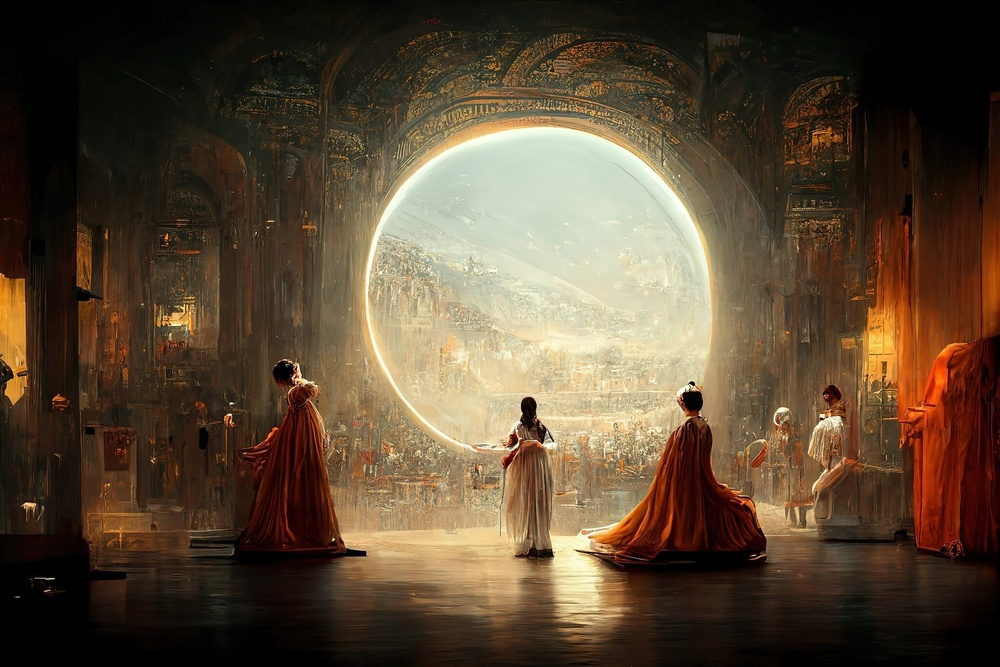
#> input picture theatre-dopera-spatial.jpg, 1000 x 667 px, shrunk from 2048 x 1365 before the run
$ jupyter execute quantization.ipynb
#> lines starting #> are read from the running program, lines starting #| are printed output that depends on the picture
[cell 1]
import os
import time
import bisect
import numpy as np
import matplotlib.pyplot as plt
import matplotlib.image as mpimg

[cell 2]
def quantize(flat_img, intervals=5, bins=256):
    '''
    Perform quantization of range on a flattened image.

    Parameters
    ----------
    flat_img : numpy.ndarray
        A flattened image.
    intervals : int, optional
        Number of intervals (in the range of the image). The default is 5.
    bins : int, optional
        Number of bins. The default is 256.

    Returns
    -------
    numpy.ndarray
        Quantized (flat) image.
    '''
    hist, _ = np.histogram(flat_img, bins)
    max_pixels_per_interval = len(flat_img)/intervals

    upper_bounds = [0]
    reconstr_vals = []

    pixels_in_interval = 0  # number of pixels in the current interval
    reconstr_val = 0  # reconstruction value of the current interval
    for i in range(bins):
        pixels_in_interval += hist[i]
        reconstr_val += i * hist[i]
        if pixels_in_interval > max_pixels_per_interval:
            upper_bounds.append(i)
            reconstr_vals.append(reconstr_val/pixels_in_interval)
            pixels_in_interval = 0
    upper_bounds.append(i)
    reconstr_vals.append(reconstr_val/pixels_in_interval)

    flat_quant = []
    for val in flat_img:
        # NOTE could use binary search here since upper_bounds is sorted
        for i in range(intervals):
            if upper_bounds[i] <= val < upper_bounds[i+1]:
                flat_quant.append(reconstr_vals[i])
                break
    return np.array(flat_quant)

def quantize_bs(flat_img, intervals=5, bins=256):
    '''
    Perform quantization of range on a flattened image.

    Parameters
    ----------
    flat_img : numpy.ndarray
        A flattened image.
    intervals : int, optional
        Number of intervals (in the range of the image). The default is 5.
    bins : int, optional
        Number of bins. The default is 256.

    Returns
    -------
    numpy.ndarray
        Quantized (flat) image.
    '''
    hist, _ = np.histogram(flat_img, bins)
    max_pixels_per_interval = len(flat_img)/intervals

    upper_bounds = [0]
    reconstr_vals = []

    pixels_in_interval = 0  # number of pixels in the current interval
    reconstr_val = 0  # reconstruction value of the current interval
    for i in range(bins):
        pixels_in_interval += hist[i]
        reconstr_val += i * hist[i]
        if pixels_in_interval > max_pixels_per_interval:
            upper_bounds.append(i)
            reconstr_vals.append(reconstr_val/pixels_in_interval)
            pixels_in_interval = 0
    upper_bounds.append(i)
    reconstr_vals.append(reconstr_val/pixels_in_interval)

    flat_quant = []
    for val in flat_img:
        i = bisect.bisect_right(upper_bounds, val)
        flat_quant.append(reconstr_vals[i-1])
    return np.array(flat_quant)

[cell 3]
# [5 lines of commented-out code are left out]
file_path = 'theatre-dopera-spatial.jpg'

# load image file and convert it into grayscale
img = mpimg.imread(file_path)
#> img is the input picture: shape (667, 1000, 3); mean R, G, B 89.4, 71.5, 51.6
rgb_weights = [0.2989, 0.5870, 0.1140]
gray_img = np.dot(img[..., :3], rgb_weights)
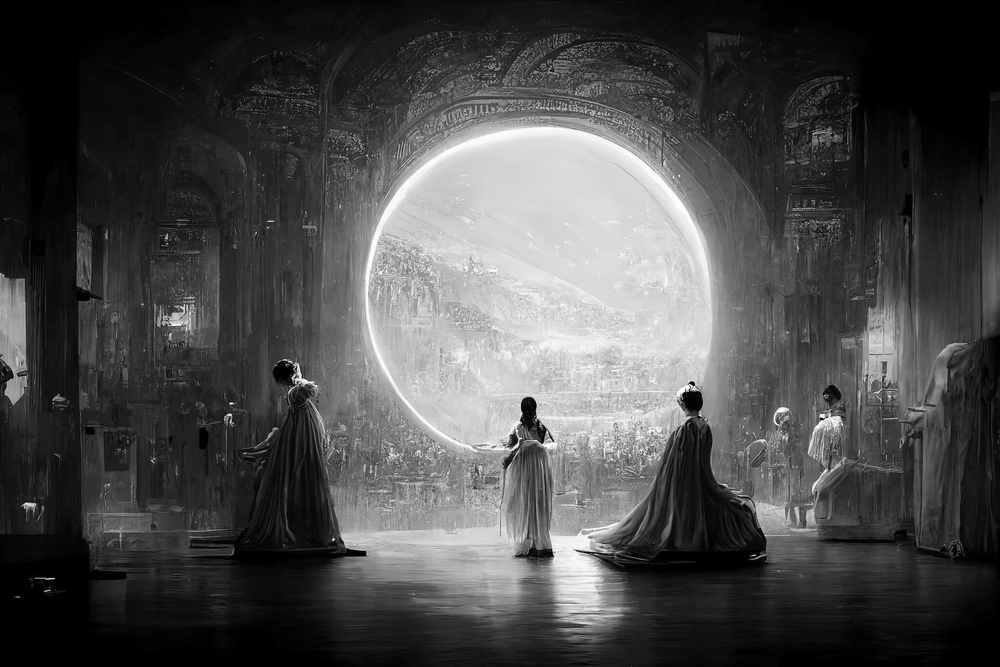
#> gray_img: shape (667, 1000) float64; min 0, max 254.7, mean 74.6
print('Image shape: ', gray_img.shape)
#| Image shape:  (667, 1000)

# flatten gray_img and pass it to histogram
flat_img = gray_img.flatten()
# plt.hist(flat_img, bins=256)
# plt.show()

# quantize flat_img
t0 = time.perf_counter()
quant_img = quantize(flat_img).reshape(gray_img.shape)
#> in quantize, `hist, _ = np.histogram(flat_img, bins)`: hist = 256 values, max 32648 at index 0, min 8 at index 255, mean 2605.5
#> in quantize, `max_pixels_per_interval = len(flat_img)/intervals`: max_pixels_per_interval = 133400
#> the loop in quantize, `for i in range(bins):` made 256 passes
#> reconstr_val on passes 1 to 3: 0, 20822, 33398
#> after the loop in quantize, `for i in range(bins):`: pixels_in_interval = 123020; reconstr_val = 49733519; reconstr_vals = [5.31, 29.74, 79.27, 184]; upper_bounds = [0, 14, 35, 67, 155]
#> the loop in quantize, `for val in flat_img:` made 667000 passes
#> val on passes 2 to 4: 0, 0, 0
#> after the loop in quantize, `for val in flat_img:`: flat_quant = 667000 items
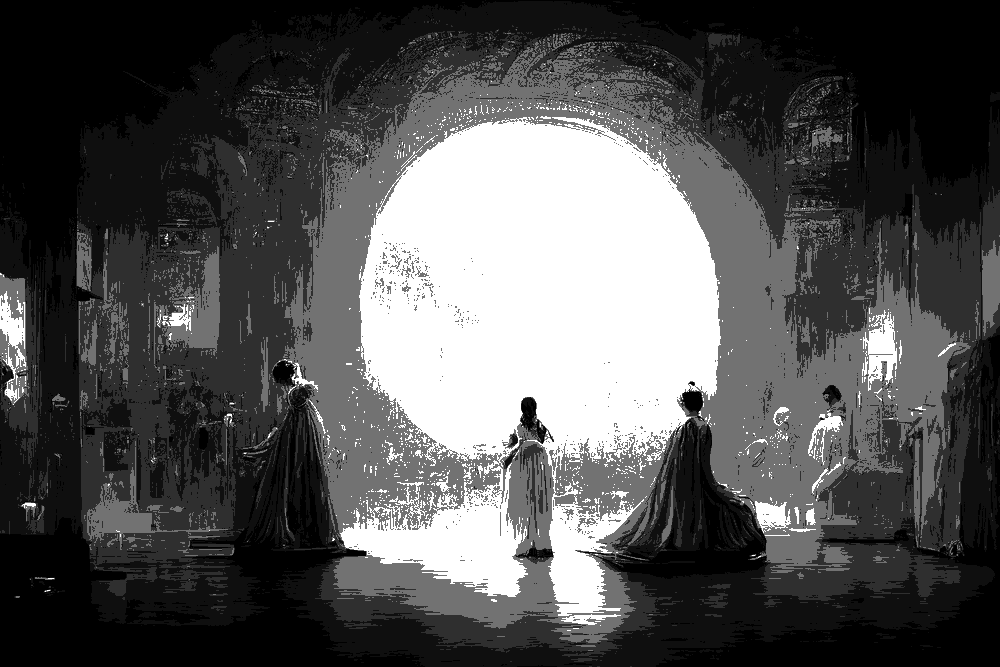
#> quant_img: shape (667, 1000) float64; min 5.31, max 404.3, mean 135.6; drawn with min black and max white
t1 = time.perf_counter()
quant_img_bs = quantize_bs(flat_img).reshape(gray_img.shape)
#> in quantize_bs, `max_pixels_per_interval = len(flat_img)/intervals`: max_pixels_per_interval = 133400
#> the loop in quantize_bs, `for i in range(bins):` made 256 passes
#> after the loop in quantize_bs, `for i in range(bins):`: pixels_in_interval = 123020; reconstr_val = 49733519; reconstr_vals = [5.31, 29.74, 79.27, 184]; upper_bounds = [0, 14, 35, 67, 155]
#> the loop in quantize_bs, `for val in flat_img:` made 667000 passes
#> after the loop in quantize_bs, `for val in flat_img:`: flat_quant = 667000 items
t2 = time.perf_counter()

print('Time taken for quantize: ', t1-t0)
print('Time taken for quantize_bs: ', t2-t1)

# plot images
fig, axs = plt.subplots(1, 3, figsize=(14, 7))
axs[0].imshow(img)
axs[0].set_title('Original')
axs[1].imshow(quant_img, cmap='gray')
axs[1].set_title('Quantized')
axs[2].imshow(quant_img_bs, cmap='gray')
axs[2].set_title('Quantized (binary search)')
for ax in axs:
    ax.axis('off')
fig.tight_layout()
plt.show()
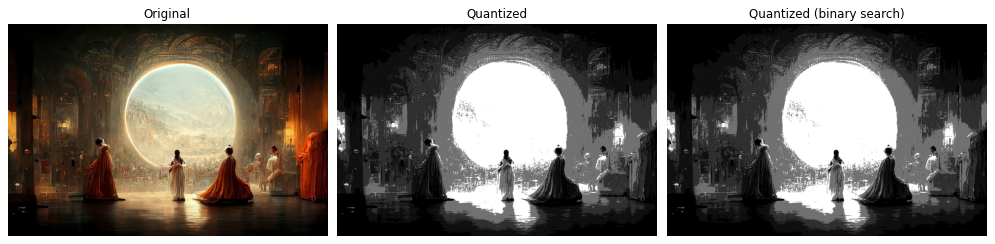
#> figure drawn by matplotlib, 3 panels

# # save quantized img
# mpimg.imsave(file_name + '_quant' + file_type, quant_img, cmap='gray')

[cell 4]
np.all(quant_img == quant_img_bs)
#> Out = True
